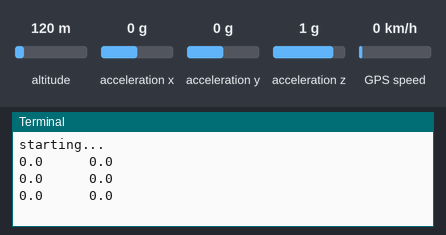
Simulated run of this program. Board: Raspberry Pi (BCM pin numbers). Parts: the last lines printed to the terminal. The inputs (shaded band) are chosen by the test bench; at power-on: acceleration x 0 g, altitude 120 m, acceleration y 0 g, acceleration z 1 g, GPS speed 0 km/h. The GPS gets a fix after 3 s at 37.7749, -122.4194 with 8 satellites; requests to the public web service named in the program get a made-up reply in its usual format after 0.4 s (London, UTC, broken clouds, 64 % humidity, 1013 hPa unless stated).

Above: at 1.2 s.
1.3 s: acceleration x set to 0.8 g
At 3.5 s:
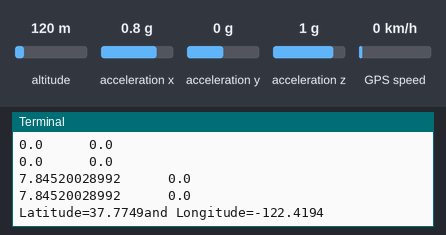
At 6.5 s:
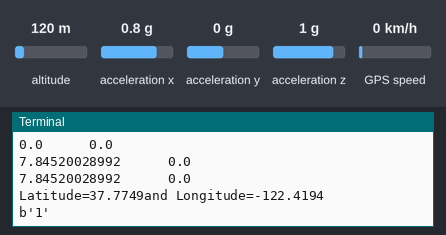

Measured:
- after the input at 1.3 s, the terminal: prints a new line after 0.21 s (image 1)

The program:

thinkspeak.py
```python
import sys
import RPi.GPIO as GPIO
from time import sleep
import urllib2
import serial
import string
import pynmea2
import os

from mpu6050 import mpu6050
acc_sensor = mpu6050(0x68)

myAPI = "L5ZVL7MASH3A6YGE"
def getSensorData():
   RH, T = 25, 50
   return (str(RH), str(T))
def main():
   print 'starting...'
   baseURL = 'https://api.thingspeak.com/update?api_key=%s' % myAPI
   while True:
       Accel_X = 0
       Accel_Y = 0
       while ((Accel_X < 5 ) and (-5 < Accel_Y) and (Accel_Y < 3)):
           acc_sensor_value = acc_sensor.get_accel_data()
           Accel_X          = acc_sensor_value['x']
           Accel_Y          = acc_sensor_value['y']
           print(str(Accel_X) + "      " + str(Accel_Y))
           sleep(0.5)

       port="/dev/ttyAMA0"
       ser=serial.Serial(port, baudrate=9600, timeout=0.5)
       dataout = pynmea2.NMEAStreamReader()
       newdata=ser.readline()

       lat = 0
       while((newdata[0:6] == "$GPRMC") and (lat == 0)):
           newmsg=pynmea2.parse(newdata)
           lat=newmsg.latitude
           lng=newmsg.longitude
           gps = "Latitude=" + str(lat) + "and Longitude=" + str(lng)
           print(gps)
           sleep(2)
           userid = 'high'

           try:
                   if(lat != 0):
                       f = urllib2.urlopen(baseURL +
                                   "&field1=%s&field2=%s&field3=%s" % (lat,lng,userid))
                       print f.read()
                       f.close()
                       sleep(30)
                   else:
                    print 'location error'
           except:
               print 'exiting.'
               break

           port = serial.Serial("/dev/ttyUSB0", baudrate=9600, timeout=1)
           port.write('AT'+'\r\n')
           port.write('AT+CMGS=1'+'\r\n')
           port.write('AT'+'\r\n')

# call main
if __name__ == '__main__':
   main()
```
